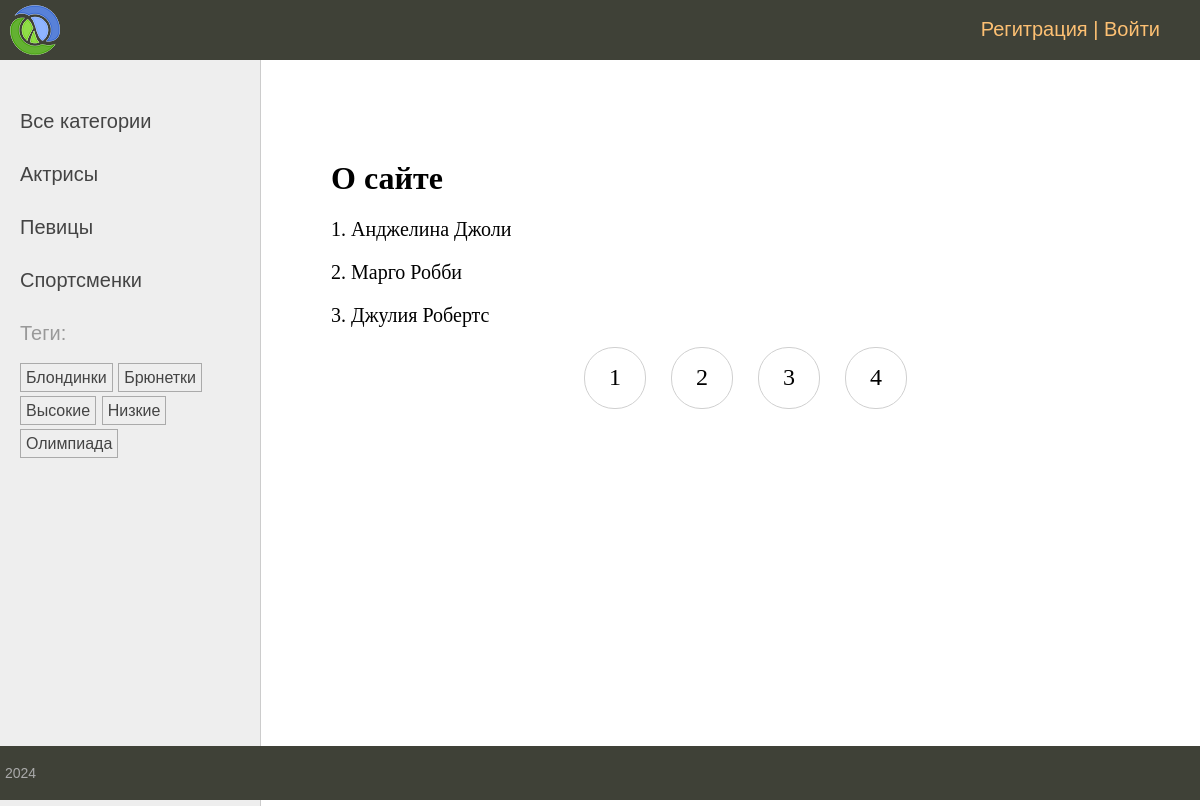
The page /about/ on the database its author committed.
### women/models.py (models this page shows, shortened)
class Category(models.Model):
    name = models.CharField(max_length=255)
    slug = models.SlugField(max_length=255, unique=True, db_index=True)
    def get_absolute_url(self):
        return reverse('category', kwargs={'cat_slug': self.slug})
    class Meta:
        verbose_name = 'Категории'
        verbose_name_plural = 'Категории'

class TagPost(models.Model):
    tag = models.CharField(max_length=100, db_index=True)
    slug = models.SlugField(max_length=255, unique=True, db_index=True)
    def get_absolute_url(self):
        return reverse('tag', kwargs={'tag_slug': self.slug})

class Women(models.Model):
    class Status(models.IntegerChoices):
        DRAFT = 0, 'Черновик'
        PUBLISHED = 1, 'Опубликовано'
    title = models.CharField(max_length=255, verbose_name='Заголовок')
    slug = models.SlugField(max_length=255,
                            null=True,
                            verbose_name='Slug',
                            db_index=True,
                            unique=True,
                            validators=[
                               MinLengthValidator(5, message='Минимум 5 символов'),
                               MaxLengthValidator(100, message='Максимум 100 символов'),
                           ])
    photo = models.ImageField(upload_to='photos/%Y/%m/%d', default=None, blank=True, null=True, verbose_name='Фото')
    content = models.TextField(blank=True, verbose_name='Контент')  # Не задавать значение при записи
    cat = models.ForeignKey('Category', on_delete=models.PROTECT, related_name='posts', verbose_name='Категория')
    tags = models.ManyToManyField('TagPost', blank=True, related_name='tags', verbose_name='Тэги')
    husband = models.OneToOneField('Husband', on_delete=models.SET_NULL, null=True, blank=True, related_name='wum', verbose_name='Муж')
    time_create = models.DateTimeField(auto_now_add=True)
    time_update = models.DateTimeField(auto_now=True)
    is_published = models.BooleanField(default=Status.DRAFT, choices=Status.choices, verbose_name='Видимость')
    objects = models.Manager()
    published = PublishedManager()
    class Meta:
        verbose_name = 'Известные женщины'
        verbose_name_plural = 'Известные женщины'
        ordering = ['-time_create']
        indexes = [
            models.Index(fields=['-time_create'])
        ]

### women/views.py (the view)
# urls.py: path('about/', views.about, name='about'),
def about(request):
    contact_list = Women.published.all().order_by('pk')
    paginator = Paginator(contact_list, 3)
    page_number = request.GET.get('page')
    page_obj = paginator.get_page(page_number)
    data = {
        'title': 'О сайте',
        'page_obj': page_obj,
    }
    return render(request, 'women/about.html', data)

### women/models.py (called while the page is built)
    def get_queryset(self):
        return super().get_queryset().filter(is_published=Women.Status.PUBLISHED)

### women/templatetags/women_tags.py (called while the page is built)
@register.inclusion_tag('women/list_categories.html')
def show_categories(cat_selected=None):
    cats = Category.objects.annotate(total=Count('posts')).filter(total__gt=0)
    return {'cats': cats, 'cat_selected': cat_selected}

@register.inclusion_tag('women/list_tags.html')
def show_all_tags():
    return {'tags': TagPost.objects.annotate(total=Count('tags')).filter(total__gt=0)}

### women/templates/women/about.html
{% extends 'base.html' %}
{% block content %}
<h1>{{ title }}</h1>
{% for post_on_page in page_obj %}
<p>{{ post_on_page.pk }}. {{ post_on_page.title }}</p>
{% endfor %}
<nav class="list-pages">
    <ul>
        {% for page_num in page_obj.paginator.page_range %}
        <li class="page-num">
            <a href="?page={{ page_num }}" >{{ page_num }}</a>
        </li>
        {% endfor %}
    </ul>
</nav>
{% endblock %}

### women/templates/women/list_categories.html
{% for cat in cats %}
{% if cat.pk == cat_selected %}
<li class="selected">{{ cat.name }}</li>
{% else %}
<li><a href="{{ cat.get_absolute_url }}">{{ cat.name }}</a></li>
{% endif %}
{% endfor %}

### women/templates/women/list_tags.html
{% if tags %}
<p>Теги:</p>
<ul class="tags-list">
{% for tag in tags %}
    <li><a href="{{ tag.get_absolute_url }}">{{tag.tag}}</a></li>
{% endfor %}
</ul>
{% endif %}

### women/static/women/css/styles.css (style rules this page uses)
html, body { font-family: 'Arial'; margin: 0; padding: 0; height: 100%; width: 100%; color: #444; }
a { color: #0059b2; text-decoration: none; }
.left-chapters ul { width: 230px; margin: 0; padding: 20px 10px 10px 20px; list-style: none; font-size: 20px; }
.left-chapters ul li { margin: 30px 0 0 0; color: #999; }
.left-chapters ul li a { color: #444; text-decoration: none; }
ul.tags-list { width: 100%; margin: 0; padding: 0; list-style: none; }
ul.tags-list li { margin: 0; padding: 0 0 10px; display: inline-block; }
ul.tags-list li a { padding: 5px; font-size: 16px; border: 1px solid #aaa; }
.content-text h1 { font-size: 32px; }
.list-pages { text-align: center; margin: 0 0 20px 0; }
.list-pages ul { margin: 20px 0 0 0; padding: 0; list-style: none; }
.list-pages ul li { display: inline-block; margin: 0 20px 0 0; }
.list-pages a { color: #000; font-size: 24px; text-decoration: none; }
.list-pages .page-num, .page-num-selected { display: inline-block; width: 60px; height: 44px; padding: 16px 0 0 0; border: 1px solid #d0d0d0; border-radius: 30px; }

### rows shown on the page
Category: name "Актрисы"
Category: name "Певицы"
Category: name "Спортсменки"
TagPost: tag "Блондинки"
TagPost: tag "Брюнетки"
TagPost: tag "Высокие"
TagPost: tag "Низкие"
TagPost: tag "Олимпиада"
Women: pk "1", title "Анджелина Джоли"
Women: pk "2", title "Марго Робби"
Women: pk "3", title "Джулия Робертс"

### other values the page prints
{{ title }} "О сайте"
{{ page_num }} "1" "2" "3" "4"
